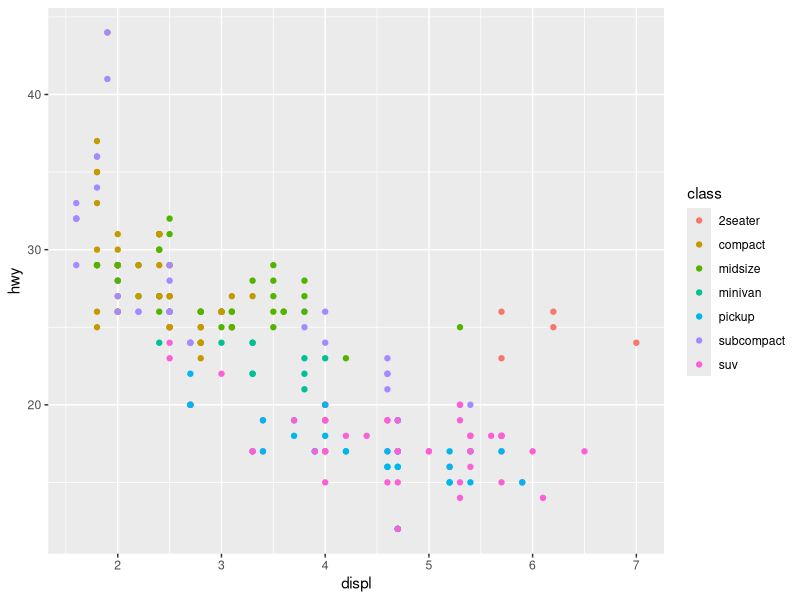
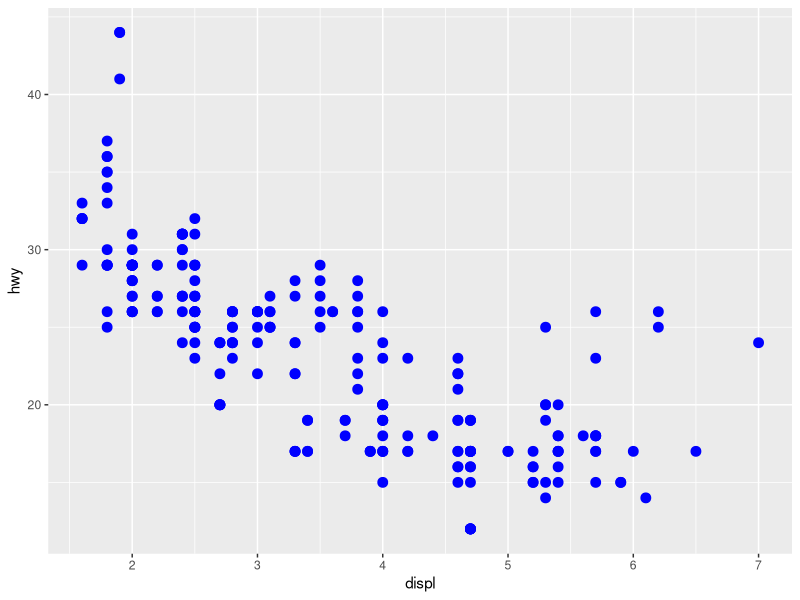
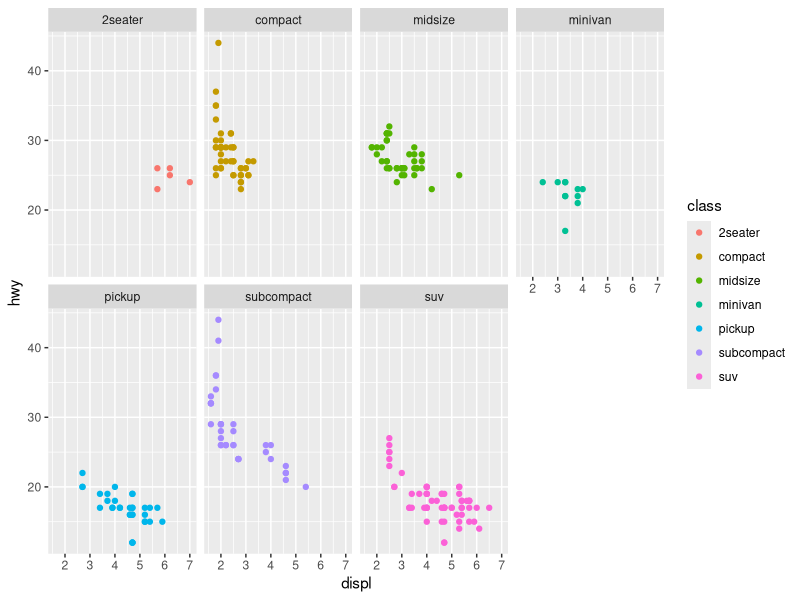
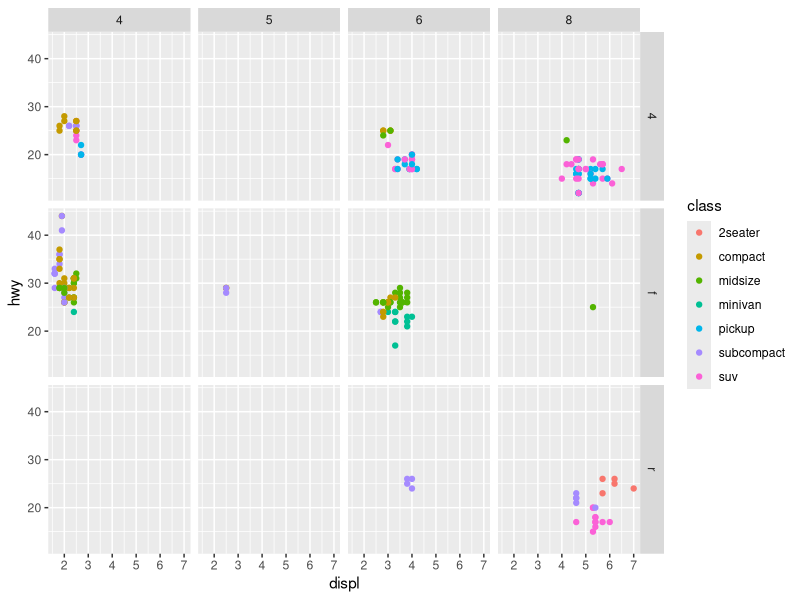
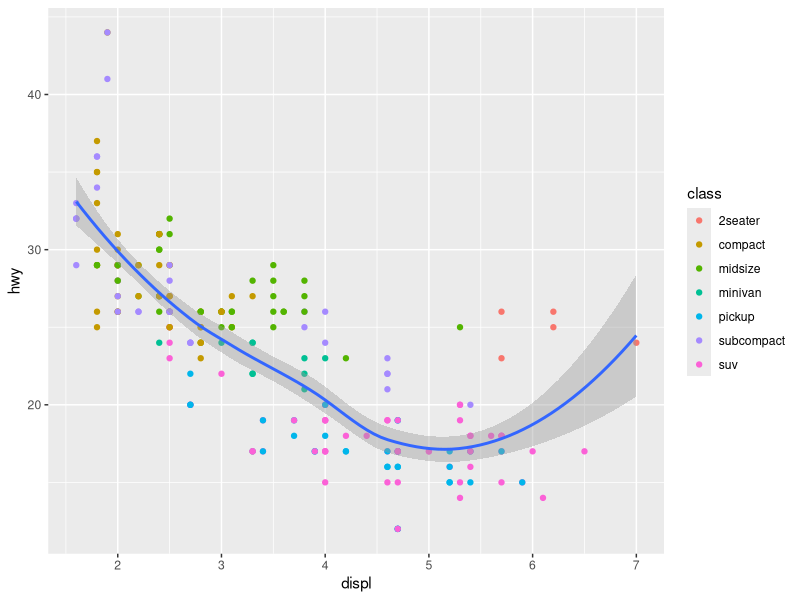
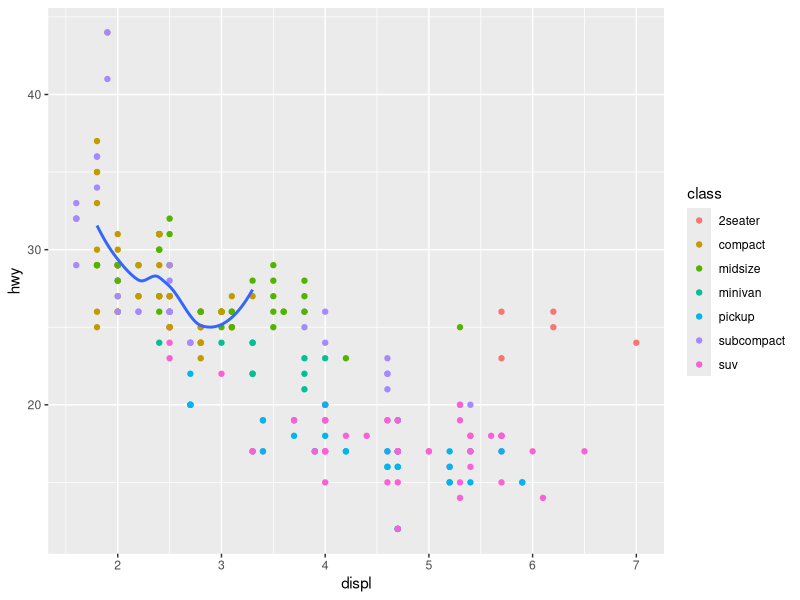
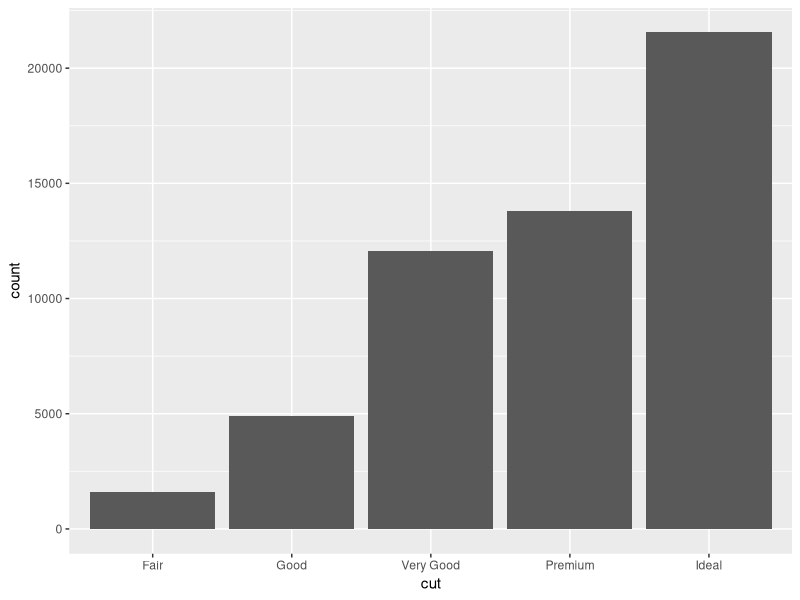
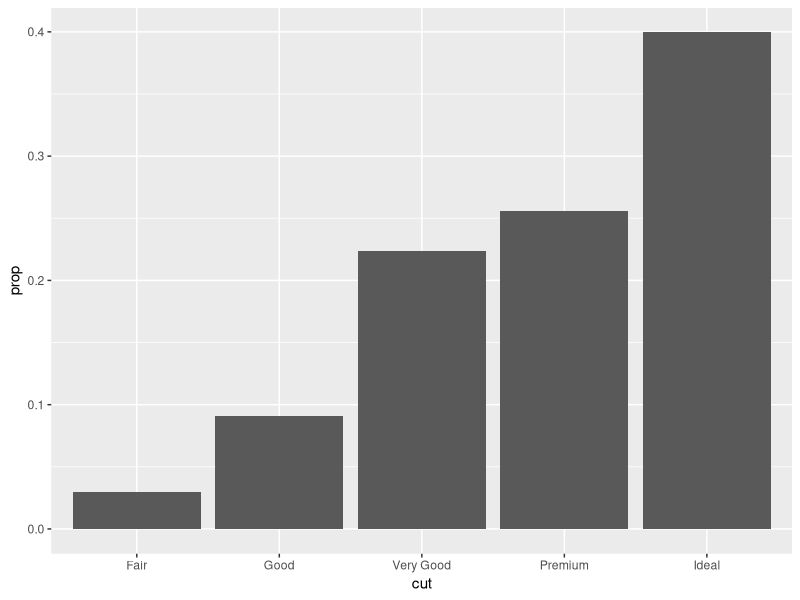

Recreate these plots in R, in order.
## ---- chunk 1
library(dplyr)
library(ggplot2)
## ---- chunk 2
summary(mpg)

glimpse(mpg)
## ---- chunk 3
ggplot( data =mpg)+
  geom_point(mapping = aes( x= displ, y = hwy, colour = class))
## ---- chunk 4
ggplot( data =mpg)+
  geom_point(mapping = aes( x= displ, y = hwy), size = 3, colour='blue')
## ---- chunk 5
ggplot( data =mpg)+
  geom_point(mapping = aes( x= displ, y = hwy, colour = class))+
  facet_wrap(~ class, nrow = 2)
## ---- chunk 6
ggplot( data =mpg)+
  geom_point(mapping = aes( x= displ, y = hwy, colour = class))+
  facet_grid(drv ~ cyl)
## ---- chunk 7
ggplot(data = mpg, mapping = aes(x= displ, y= hwy))+
  geom_point(mapping = aes(colour = class))+
  geom_smooth()
## ---- chunk 8
ggplot(data = mpg, mapping = aes(x= displ, y= hwy))+
  geom_point(mapping = aes(colour = class))+
  geom_smooth(data = filter(mpg, class == 'compact'), se = FALSE)
## ---- chunk 9

glimpse(diamonds)

## ---- chunk 10
ggplot(data = diamonds)+
  geom_bar(mapping = aes(x= cut))
## ---- chunk 11
ggplot(data = diamonds)+
  geom_bar(mapping = aes(x= cut, y= ..prop.., group = 1))
## ---- chunk 12
ggplot(data = diamonds)+
  geom_bar(mapping = aes(x= cut, fill = cut))
## ---- chunk 13
ggplot(data = diamonds)+
  geom_bar(mapping = aes(x= cut, fill= clarity))
## ---- chunk 14
par(mfrow= c(1,3))
ggplot(data = diamonds)+
  geom_bar(mapping = aes(x= cut, fill= clarity), position = 'identity')

ggplot(data = diamonds)+
  geom_bar(mapping = aes(x= cut, fill= clarity), position = 'dodge')

ggplot(data = diamonds)+
  geom_bar(mapping = aes(x= cut, fill= clarity), position= 'fill')
## ---- chunk 15
ggplot(data = diamonds)+
  geom_bar(mapping = aes(x= cut, fill = cut), show.legend = FALSE, width = 1)+
  theme(aspect.ratio = 1)+  # delimita uma proporção quadrada 1:1
  labs(x=NULL, y=NULL)+    # remove os eixos
  coord_polar()
